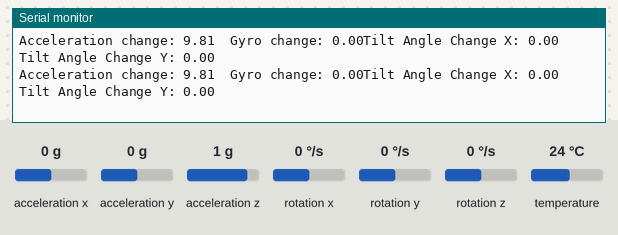
Bench run of a sketch on a simulated Arduino Uno, built with avr-gcc and run on an emulated ATmega328P. Parts: the last lines printed to the serial monitor. The test bench sets the inputs (shaded band); at power-on: acceleration z 1 g, acceleration x 0 g, acceleration y 0 g, rotation x 0 °/s, rotation y 0 °/s, rotation z 0 °/s, temperature 24 °C.

Above: at 1.2 s.
1.3 s: acceleration z set to -1.4 g
At 1.49 s:
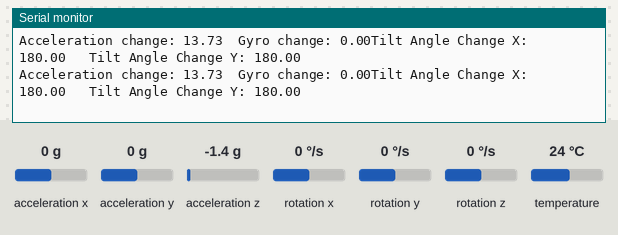
2.9 s: acceleration x set to -1.4 g
At 2.98 s:
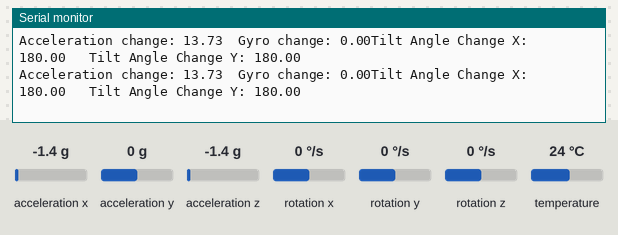
4.4 s: acceleration z set to 1.4 g
At 4.47 s:
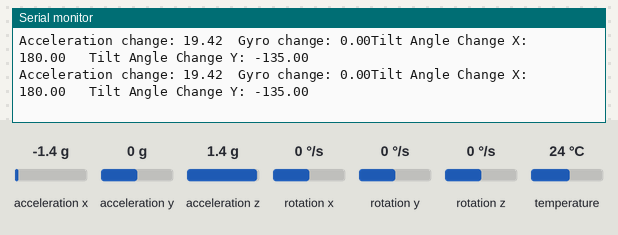
7.4 s: acceleration y set to -1.4 g
At 7.45 s:
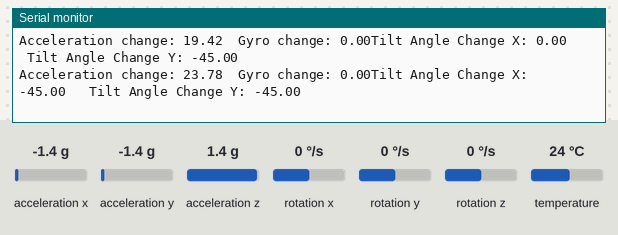
8.9 s: rotation x set to -192 °/s
At 8.94 s:
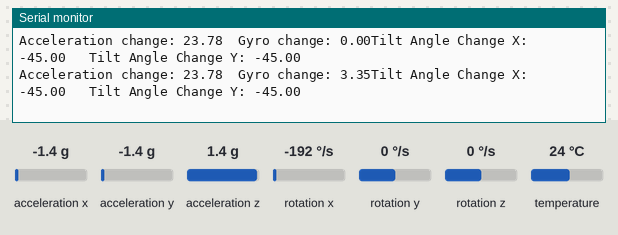
Timing chart, 0 to 11.4 s (numbered marks = the images above; inputs shaded):
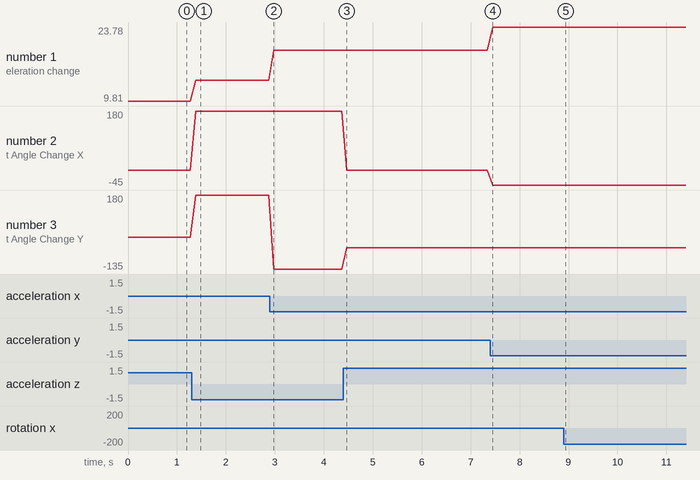

The sketch:

mpu6050_main.ino
```cpp
#include <Adafruit_MPU6050.h>
#include <Wire.h>
#include <math.h>

Adafruit_MPU6050 mpu;

const int ledPin = 2;
const float FALL_THRESHOLD = 1.5;                                     // Acceleration Threshold for fall detection
const float TILT_ANGLE_THRESHOLD = 45.0;
const float GYRO_CHANGE_THRESHOLD = 3.0;                              // Threshold for angular velocity to detect falls, detected by gyroscope
long fallStartTime = 0;
bool fallConfirmed = false;

// Variables for filtering noisy data
float accX_avg = 0, accY_avg = 0, accZ_avg = 0;
float gyroX_avg = 0, gyroY_avg = 0, gyroZ_avg = 0;
const int WS = 5;                                                     // window size, number of readings to be consider for moving average
float accX_window[WS], accY_window[WS], accZ_window[WS];
float gyroX_window[WS], gyroY_window[WS], gyroZ_window[WS];
int WI = 0;                                                           // Window Index


void setup() {
  Serial.begin(115200);

  // Initialize MPU6050
  if (!mpu.begin()) {
    Serial.println("Failed to find MPU6050 chip");
    while (1) {
      delay(10);
    }
  }

  Serial.println("Found MPU6050");

}

void loop() {

  sensors_event_t a, g, temp;
  mpu.getEvent(&a, &g, &temp);

  float accX = a.acceleration.x;
  float accY = a.acceleration.y;
  float accZ = a.acceleration.z;
  float gyroX = g.gyro.x;
  float gyroY = g.gyro.y;
  float gyroZ = g.gyro.z;

  // Serial.print("Acceleration X: ");
  // Serial.print(accX);
  // Serial.print(", Y: ");
  // Serial.print(accY);
  // Serial.print(", Z: ");
  // Serial.print(accZ);
  // Serial.println(" m/s^2");

  // Serial.print("Rotation X: ");
  // Serial.print(gyroZ);
  // Serial.print(", Y: ");
  // Serial.print(gyroY);
  // Serial.print(", Z: ");
  // Serial.print(gyroZ);
  // Serial.println(" rad/s");
  float tlt_X = atan2(accY, accZ) * 180 / PI;
  float tlt_Y = atan2(accX, accZ) * 180 / PI;

  float tot_acc = sqrt(accX * accX + accY * accY + accZ * accZ);
  float tot_gyr = sqrt(gyroX * gyroX + gyroY * gyroY + gyroZ * gyroZ);


  Serial.print("Acceleration change: ");
  Serial.print(tot_acc);
  Serial.print("\tGyro change: ");
  Serial.print(tot_gyr);

  Serial.print("Tilt Angle Change X: ");
  Serial.print(tlt_X);
  Serial.print("\t Tilt Angle Change Y: ");
  Serial.println(tlt_Y);

  filterData(accX, accY, accZ, gyroX, gyroY, gyroZ);
  detectFall(accX_avg, accY_avg, accZ_avg, gyroX_avg, gyroY_avg, gyroZ_avg, tlt_X, tlt_Y);

  delay(100);

}


// Function to filter data using moving average
// This is used to reduce noise from the sensor data, minimizing fall alerts

void filterData(float accX, float accY, float accZ, float gyroX, float gyroY, float gyroZ) {
  accX_window[WI] = accX;
  accY_window[WI] = accY;
  accZ_window[WI] = accZ;
  gyroX_window[WI] = gyroX;
  gyroY_window[WI] = gyroY;
  gyroZ_window[WI] = gyroZ;

  accX_avg = (accX_avg * (WS - 1) + accX) / WS;
  accY_avg = (accY_avg * (WS - 1) + accY) / WS;
  accZ_avg = (accZ_avg * (WS - 1) + accZ) / WS;
  gyroX_avg = (gyroX_avg * (WS - 1) + gyroX) / WS;
  gyroY_avg = (gyroY_avg * (WS - 1) + gyroY) / WS;
  gyroZ_avg = (gyroZ_avg * (WS - 1) + gyroZ) / WS;

  WI = (WI + 1) % WS;                                                                      // Moves to the next slot in the buffer

}


void detectFall(float accX, float accY, float accZ, float gyroX, float gyroY, float gyroZ, float tlt_X, float tlt_Y) {
  float tot_acc = sqrt(accX * accX + accY * accY + accZ * accZ);
  float tot_gyr = sqrt(gyroX * gyroX + gyroY * gyroY + gyroZ * gyroZ);

  if (tot_acc < FALL_THRESHOLD || tot_gyr > GYRO_CHANGE_THRESHOLD) {
    if (!fallConfirmed) {
      fallStartTime = millis();                                                           // Get current timestamp for fall start
      fallConfirmed = true;
      Serial.println("Possible fall detected, calling confirmation function");
    }
  }

  if (fallConfirmed && (millis() - fallStartTime > 5000)) {                               // 5-second confirmation
    if (abs(tlt_X) > TILT_ANGLE_THRESHOLD || abs(tlt_Y) > TILT_ANGLE_THRESHOLD) {
      Serial.println("Fall confirmed!");
      // Serial.println(1);                                                                  // Fall Confirmation
      alertFall();                                                                        // Trigger LED
    } else {
      Serial.println("False alarm, no fall.");
      // Serial.println(0);                                                                  // PM 5 = 0 (False Alert)
    }
    fallConfirmed = false;
  }
}


// Alert function to trigger built-in LED

void alertFall() {
  Serial.println("LED Triggered");
  for (int i = 0; i < 5; i++) {
    digitalWrite(ledPin, HIGH);
    delay(200);
    digitalWrite(ledPin, LOW);
    delay(200);
  }
}
```

Measured:
- after the input at 1.3 s, the serial monitor: prints a new line after 0.08 s (image 1)
- after the input at 7.4 s, the serial monitor: prints a new line after 0.05 s (image 4)
- after the input at 8.9 s, the serial monitor: prints a new line at once (image 5)
- plotted number 1: 9.81 → 13.73 after the input at 1.3 s, 13.73 → 19.42 after the input at 2.9 s, 19.42 → 23.78 after the input at 7.4 s
- plotted number 2: 0 → 180 after the input at 1.3 s
- plotted number 3: 0 → 180 after the input at 1.3 s, 180 → -135 after the input at 2.9 s, -135 → -45 after the input at 4.4 s
